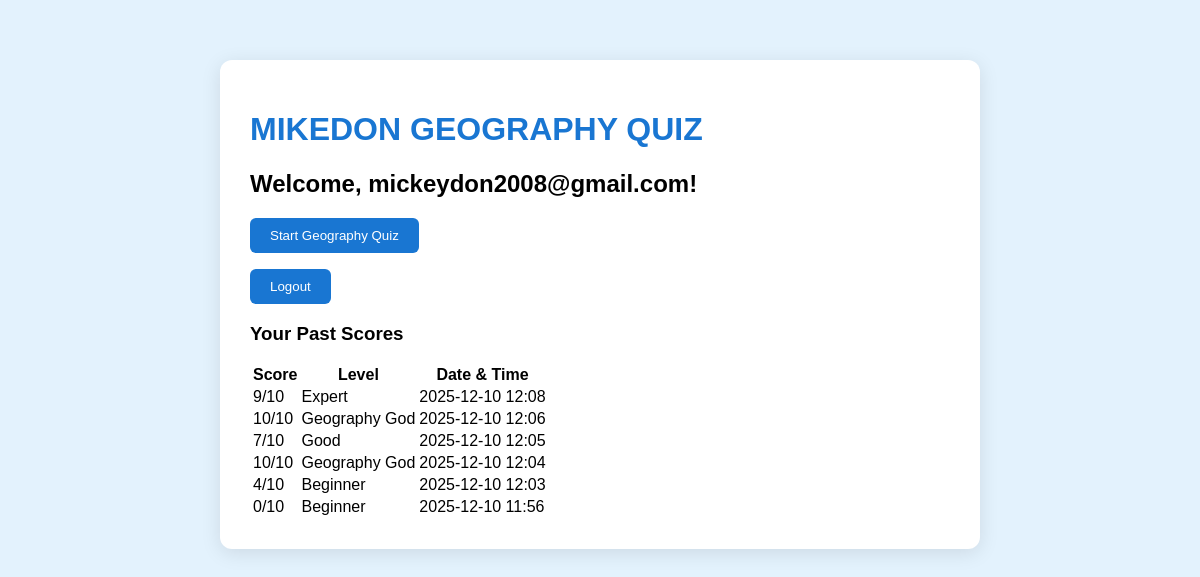
Page /userhome (signed in) on the earlier database version.
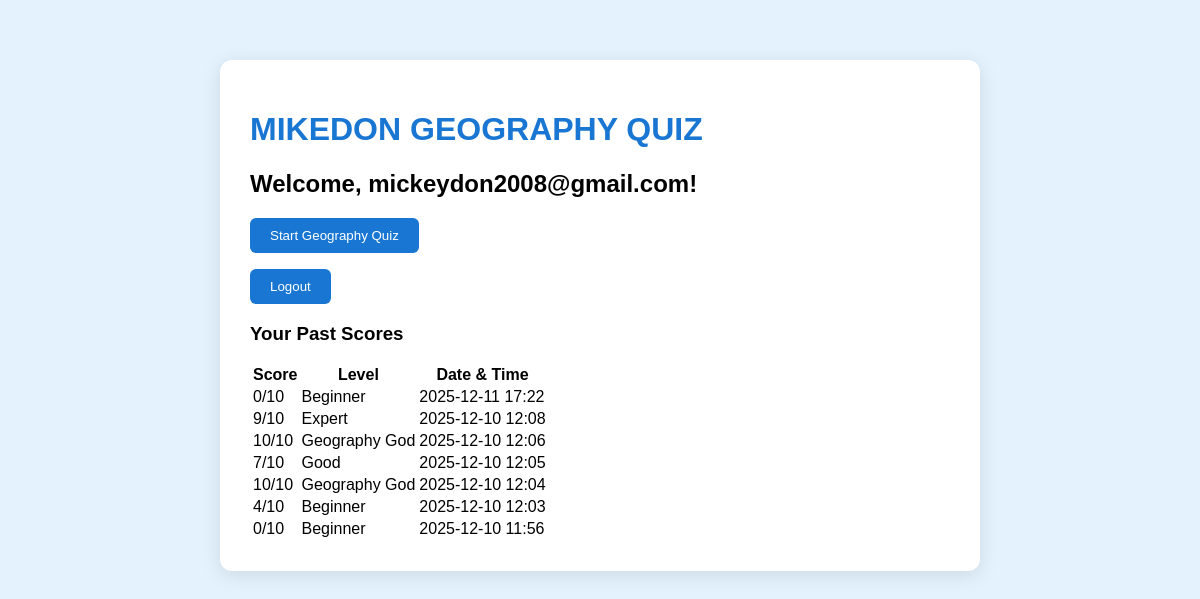
Same page on the later database version.
### tables this page shows
CREATE TABLE records (
                 id INTEGER PRIMARY KEY AUTOINCREMENT,
                 user_id INTEGER,
                 score INTEGER,
                 level TEXT,
                 timestamp TEXT,
                 time_taken INTEGER DEFAULT 0);

### app.py (the view)
@app.route('/userhome')
def user_home():
    if 'user_id' not in session:
        return redirect(url_for('login'))
    conn = sqlite3.connect('database.db')
    c = conn.cursor()
    c.execute("SELECT score, level, timestamp FROM records WHERE user_id=? ORDER BY timestamp DESC", (session['user_id'],))
    records = c.fetchall()
    conn.close()
    return render_template('userHome.html', username=session['username'], records=records)

### Templates/userHome.html (shortened to what this page needs)
<!DOCTYPE html>
<html>
<head>
    <link rel="stylesheet" href="/static/styles.css">
</head>
<body>
<div class="box">
    <h1>MIKEDON GEOGRAPHY QUIZ</h1>
    <h2>Welcome, {{ username }}!</h2>
    <p><a href="/collectingdata"><button>Start Geography Quiz</button></a></p>
    <p><a href="/logout"><button>Logout</button></a></p>
    {% if records %}
    <h3>Your Past Scores</h3>
    <table>
        <tr>
            <th>Score</th>
            <th>Level</th>
            <th>Date & Time</th>
        </tr>
        {% for r in records %}
        <tr>
            <td>{{ r[0] }}/10</td>
            <td>{{ r[1] }}</td>
            <td>{{ r[2] }}</td>
        </tr>
        {% endfor %}
    </table>
    {% else %}
    <p>No quiz taken yet. Start now!</p>
    {% endif %}
</div>
</body>
</html>

### Static/styles.css (style rules this page uses)
body { font-family: Arial, sans-serif; background: #e3f2fd; margin: 0; padding: 20px; }
.box { max-width: 700px; margin: 40px auto; padding: 30px; background: white; border-radius: 12px; box-shadow: 0 4px 20px rgba(0,0,0,0.1); }
h1 { color: #1976d2; }
button { background: #1976d2; color: white; padding: 10px 20px; border: none; border-radius: 6px; cursor: pointer; }

Differences in the rows shown:
added records: score "0", level "Beginner", timestamp "2025-12-11 17:22"
